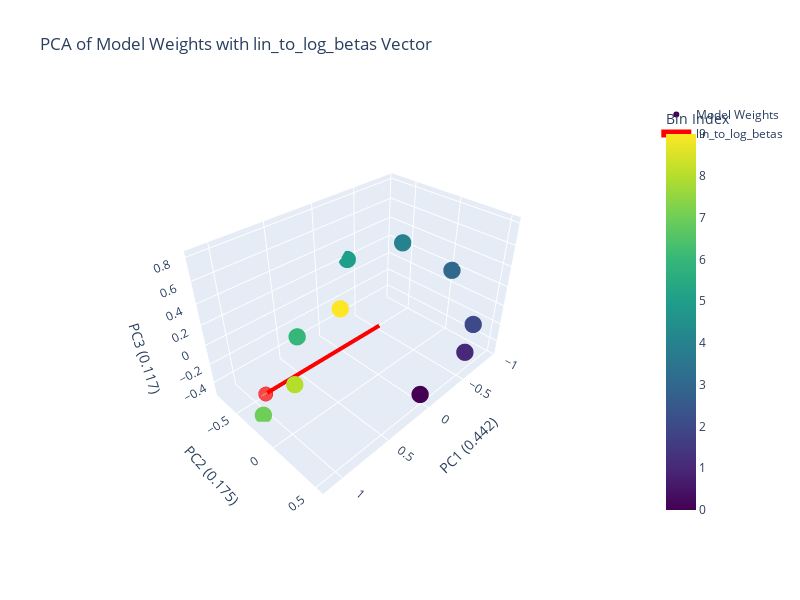
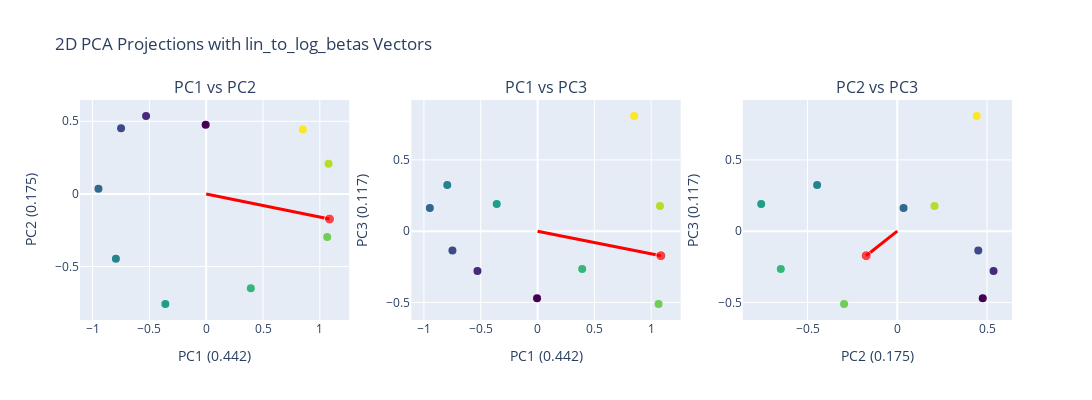

The cell these charts' notebook holds for them, in order:
### Code cell
# Get PCA of the model weights
from sklearn.decomposition import PCA
import plotly.graph_objects as go
import plotly.express as px
from plotly.subplots import make_subplots
import numpy as np

# Assuming we have the model weights in log_bin_weights
# log_bin_weights should be shape [n_bins, hidden_dim]
print(f"log_bin_weights shape: {log_bin_weights.shape}")

# Convert to numpy for PCA
weights_np = log_bin_weights.detach().cpu().numpy()

# Perform PCA
pca = PCA(n_components=3)
weights_pca = pca.fit_transform(weights_np)

print(f"PCA weights shape: {weights_pca.shape}")
print(f"Explained variance ratio: {pca.explained_variance_ratio_}")
print(f"Total explained variance: {pca.explained_variance_ratio_.sum():.4f}")

# Also transform the betas to PCA space
lin_to_log_betas_np = lin_to_log_betas.float().detach().cpu().numpy()
betas_pca = pca.transform(lin_to_log_betas_np.reshape(1, -1))

# Create 3D scatter plot with Plotly
fig = go.Figure()

# Add scatter points for weights
fig.add_trace(go.Scatter3d(
    x=weights_pca[:, 0],
    y=weights_pca[:, 1],
    z=weights_pca[:, 2],
    mode='markers',
    marker=dict(
        size=6,
        color=np.arange(len(weights_pca)),
        colorscale='viridis',
        colorbar=dict(title="Bin Index"),
        showscale=True
    ),
    name='Model Weights',
    text=[f'Bin {i}' for i in range(len(weights_pca))],
    hovertemplate='<b>%{text}</b><br>PC1: %{x:.3f}<br>PC2: %{y:.3f}<br>PC3: %{z:.3f}<extra></extra>'
))

# Add arrow vector for betas (from origin to beta point)
fig.add_trace(go.Scatter3d(
    x=[0, betas_pca[0, 0]],
    y=[0, betas_pca[0, 1]],
    z=[0, betas_pca[0, 2]],
    mode='lines+markers',
    line=dict(color='red', width=8),
    marker=dict(size=[0, 10], color=['red', 'red']),
    name='lin_to_log_betas',
    hovertemplate='<b>Betas Vector</b><br>PC1: %{x:.3f}<br>PC2: %{y:.3f}<br>PC3: %{z:.3f}<extra></extra>'
))

# Add cone for arrow head
fig.add_trace(go.Cone(
    x=[betas_pca[0, 0]],
    y=[betas_pca[0, 1]],
    z=[betas_pca[0, 2]],
    u=[betas_pca[0, 0] * 0.1],
    v=[betas_pca[0, 1] * 0.1],
    w=[betas_pca[0, 2] * 0.1],
    colorscale='Reds',
    showscale=False,
    name='Beta Direction'
))

fig.update_layout(
    title='PCA of Model Weights with lin_to_log_betas Vector',
    scene=dict(
        xaxis_title=f'PC1 ({pca.explained_variance_ratio_[0]:.3f})',
        yaxis_title=f'PC2 ({pca.explained_variance_ratio_[1]:.3f})',
        zaxis_title=f'PC3 ({pca.explained_variance_ratio_[2]:.3f})',
        camera=dict(eye=dict(x=1.5, y=1.5, z=1.5))
    ),
    width=800,
    height=600
)

fig.show()

# Also create 2D projections with arrows
fig_2d = make_subplots(
    rows=1, cols=3,
    subplot_titles=['PC1 vs PC2', 'PC1 vs PC3', 'PC2 vs PC3'],
    specs=[[{'type': 'scatter'}, {'type': 'scatter'}, {'type': 'scatter'}]]
)

# PC1 vs PC2
fig_2d.add_trace(go.Scatter(
    x=weights_pca[:, 0],
    y=weights_pca[:, 1],
    mode='markers',
    marker=dict(color=np.arange(len(weights_pca)), colorscale='viridis', size=8),
    name='Weights',
    showlegend=False
), row=1, col=1)

fig_2d.add_trace(go.Scatter(
    x=[0, betas_pca[0, 0]],
    y=[0, betas_pca[0, 1]],
    mode='lines+markers',
    line=dict(color='red', width=3),
    marker=dict(size=[0, 10], color='red'),
    name='Betas',
    showlegend=False
), row=1, col=1)

# PC1 vs PC3
fig_2d.add_trace(go.Scatter(
    x=weights_pca[:, 0],
    y=weights_pca[:, 2],
    mode='markers',
    marker=dict(color=np.arange(len(weights_pca)), colorscale='viridis', size=8),
    name='Weights',
    showlegend=False
), row=1, col=2)

fig_2d.add_trace(go.Scatter(
    x=[0, betas_pca[0, 0]],
    y=[0, betas_pca[0, 2]],
    mode='lines+markers',
    line=dict(color='red', width=3),
    marker=dict(size=[0, 10], color='red'),
    name='Betas',
    showlegend=False
), row=1, col=2)

# PC2 vs PC3
fig_2d.add_trace(go.Scatter(
    x=weights_pca[:, 1],
    y=weights_pca[:, 2],
    mode='markers',
    marker=dict(color=np.arange(len(weights_pca)), colorscale='viridis', size=8),
    name='Weights',
    showlegend=False
), row=1, col=3)

fig_2d.add_trace(go.Scatter(
    x=[0, betas_pca[0, 1]],
    y=[0, betas_pca[0, 2]],
    mode='lines+markers',
    line=dict(color='red', width=3),
    marker=dict(size=[0, 10], color='red'),
    name='Betas',
    showlegend=False
), row=1, col=3)

fig_2d.update_xaxes(title_text=f'PC1 ({pca.explained_variance_ratio_[0]:.3f})', row=1, col=1)
fig_2d.update_yaxes(title_text=f'PC2 ({pca.explained_variance_ratio_[1]:.3f})', row=1, col=1)
fig_2d.update_xaxes(title_text=f'PC1 ({pca.explained_variance_ratio_[0]:.3f})', row=1, col=2)
fig_2d.update_yaxes(title_text=f'PC3 ({pca.explained_variance_ratio_[2]:.3f})', row=1, col=2)
fig_2d.update_xaxes(title_text=f'PC2 ({pca.explained_variance_ratio_[1]:.3f})', row=1, col=3)
fig_2d.update_yaxes(title_text=f'PC3 ({pca.explained_variance_ratio_[2]:.3f})', row=1, col=3)

fig_2d.update_layout(
    title_text='2D PCA Projections with lin_to_log_betas Vectors',
    width=1200,
    height=400
)

fig_2d.show()

### Figure 1 — Plotly figure (JSON) as saved in the notebook; plotly's stock layout.template omitted (floating-point values rounded to 4 significant figures)
{"data": [{"hovertemplate": "<b>%{text}</b><br>PC1: %{x:.3f}<br>PC2: %{y:.3f}<br>PC3: %{z:.3f}<extra></extra>", "marker": {"color": [0, 1, 2, 3, 4, 5, 6, 7, 8, 9], "colorbar": {"title": {"text": "Bin Index"}}, "colorscale": [[0, "#440154"], [0.1111, "#482878"], [0.2222, "#3e4989"], [0.3333, "#31688e"], [0.4444, "#26828e"], [0.5556, "#1f9e89"], [0.6667, "#35b779"], [0.7778, "#6ece58"], [0.8889, "#b5de2b"], [1, "#fde725"]], "showscale": true, "size": 6}, "mode": "markers", "name": "Model Weights", "text": ["Bin 0", "Bin 1", "Bin 2", "Bin 3", "Bin 4", "Bin 5", "Bin 6", "Bin 7", "Bin 8", "Bin 9"], "type": "scatter3d", "x": [-0.004549, -0.5288, -0.749, -0.9479, -0.7946, -0.3593, 0.3925, 1.065, 1.077, 0.85], "y": [0.4763, 0.5364, 0.4513, 0.03496, -0.4464, -0.7579, -0.6488, -0.2963, 0.2076, 0.4429], "z": [-0.4697, -0.2786, -0.1364, 0.1629, 0.3236, 0.1907, -0.2658, -0.5107, 0.1762, 0.8076]}, {"hovertemplate": "<b>Betas Vector</b><br>PC1: %{x:.3f}<br>PC2: %{y:.3f}<br>PC3: %{z:.3f}<extra></extra>", "line": {"color": "red", "width": 8}, "marker": {"color": ["red", "red"], "size": [0, 10]}, "mode": "lines+markers", "name": "lin_to_log_betas", "type": "scatter3d", "x": [0, 1.085], "y": [0, -0.1733], "z": [0, -0.1721]}, {"colorscale": [[0, "rgb(255,245,240)"], [0.125, "rgb(254,224,210)"], [0.25, "rgb(252,187,161)"], [0.375, "rgb(252,146,114)"], [0.5, "rgb(251,106,74)"], [0.625, "rgb(239,59,44)"], [0.75, "rgb(203,24,29)"], [0.875, "rgb(165,15,21)"], [1, "rgb(103,0,13)"]], "name": "Beta Direction", "showscale": false, "type": "cone", "u": [0.1085], "v": [-0.01733], "w": [-0.01721], "x": [1.085], "y": [-0.1733], "z": [-0.1721]}], "layout": {"height": 600, "scene": {"camera": {"eye": {"x": 1.5, "y": 1.5, "z": 1.5}}, "xaxis": {"title": {"text": "PC1 (0.442)"}}, "yaxis": {"title": {"text": "PC2 (0.175)"}}, "zaxis": {"title": {"text": "PC3 (0.117)"}}}, "title": {"text": "PCA of Model Weights with lin_to_log_betas Vector"}, "width": 800}}

### Figure 2 — Plotly figure (JSON) as saved in the notebook; plotly's stock layout.template omitted (floating-point values rounded to 4 significant figures)
{"data": [{"marker": {"color": [0, 1, 2, 3, 4, 5, 6, 7, 8, 9], "colorscale": [[0, "#440154"], [0.1111, "#482878"], [0.2222, "#3e4989"], [0.3333, "#31688e"], [0.4444, "#26828e"], [0.5556, "#1f9e89"], [0.6667, "#35b779"], [0.7778, "#6ece58"], [0.8889, "#b5de2b"], [1, "#fde725"]], "size": 8}, "mode": "markers", "name": "Weights", "showlegend": false, "type": "scatter", "x": [-0.004549, -0.5288, -0.749, -0.9479, -0.7946, -0.3593, 0.3925, 1.065, 1.077, 0.85], "xaxis": "x", "y": [0.4763, 0.5364, 0.4513, 0.03496, -0.4464, -0.7579, -0.6488, -0.2963, 0.2076, 0.4429], "yaxis": "y"}, {"line": {"color": "red", "width": 3}, "marker": {"color": "red", "size": [0, 10]}, "mode": "lines+markers", "name": "Betas", "showlegend": false, "type": "scatter", "x": [0, 1.085], "xaxis": "x", "y": [0, -0.1733], "yaxis": "y"}, {"marker": {"color": [0, 1, 2, 3, 4, 5, 6, 7, 8, 9], "colorscale": [[0, "#440154"], [0.1111, "#482878"], [0.2222, "#3e4989"], [0.3333, "#31688e"], [0.4444, "#26828e"], [0.5556, "#1f9e89"], [0.6667, "#35b779"], [0.7778, "#6ece58"], [0.8889, "#b5de2b"], [1, "#fde725"]], "size": 8}, "mode": "markers", "name": "Weights", "showlegend": false, "type": "scatter", "x": [-0.004549, -0.5288, -0.749, -0.9479, -0.7946, -0.3593, 0.3925, 1.065, 1.077, 0.85], "xaxis": "x2", "y": [-0.4697, -0.2786, -0.1364, 0.1629, 0.3236, 0.1907, -0.2658, -0.5107, 0.1762, 0.8076], "yaxis": "y2"}, {"line": {"color": "red", "width": 3}, "marker": {"color": "red", "size": [0, 10]}, "mode": "lines+markers", "name": "Betas", "showlegend": false, "type": "scatter", "x": [0, 1.085], "xaxis": "x2", "y": [0, -0.1721], "yaxis": "y2"}, {"marker": {"color": [0, 1, 2, 3, 4, 5, 6, 7, 8, 9], "colorscale": [[0, "#440154"], [0.1111, "#482878"], [0.2222, "#3e4989"], [0.3333, "#31688e"], [0.4444, "#26828e"], [0.5556, "#1f9e89"], [0.6667, "#35b779"], [0.7778, "#6ece58"], [0.8889, "#b5de2b"], [1, "#fde725"]], "size": 8}, "mode": "markers", "name": "Weights", "showlegend": false, "type": "scatter", "x": [0.4763, 0.5364, 0.4513, 0.03496, -0.4464, -0.7579, -0.6488, -0.2963, 0.2076, 0.4429], "xaxis": "x3", "y": [-0.4697, -0.2786, -0.1364, 0.1629, 0.3236, 0.1907, -0.2658, -0.5107, 0.1762, 0.8076], "yaxis": "y3"}, {"line": {"color": "red", "width": 3}, "marker": {"color": "red", "size": [0, 10]}, "mode": "lines+markers", "name": "Betas", "showlegend": false, "type": "scatter", "x": [0, -0.1733], "xaxis": "x3", "y": [0, -0.1721], "yaxis": "y3"}], "layout": {"annotations": [{"font": {"size": 16}, "showarrow": false, "text": "PC1 vs PC2", "x": 0.1444, "xanchor": "center", "xref": "paper", "y": 1, "yanchor": "bottom", "yref": "paper"}, {"font": {"size": 16}, "showarrow": false, "text": "PC1 vs PC3", "x": 0.5, "xanchor": "center", "xref": "paper", "y": 1, "yanchor": "bottom", "yref": "paper"}, {"font": {"size": 16}, "showarrow": false, "text": "PC2 vs PC3", "x": 0.8556, "xanchor": "center", "xref": "paper", "y": 1, "yanchor": "bottom", "yref": "paper"}], "height": 400, "title": {"text": "2D PCA Projections with lin_to_log_betas Vectors"}, "width": 1200, "xaxis": {"anchor": "y", "domain": [0, 0.2889], "title": {"text": "PC1 (0.442)"}}, "xaxis2": {"anchor": "y2", "domain": [0.3556, 0.6444], "title": {"text": "PC1 (0.442)"}}, "xaxis3": {"anchor": "y3", "domain": [0.7111, 1], "title": {"text": "PC2 (0.175)"}}, "yaxis": {"anchor": "x", "domain": [0, 1], "title": {"text": "PC2 (0.175)"}}, "yaxis2": {"anchor": "x2", "domain": [0, 1], "title": {"text": "PC3 (0.117)"}}, "yaxis3": {"anchor": "x3", "domain": [0, 1], "title": {"text": "PC3 (0.117)"}}}}
